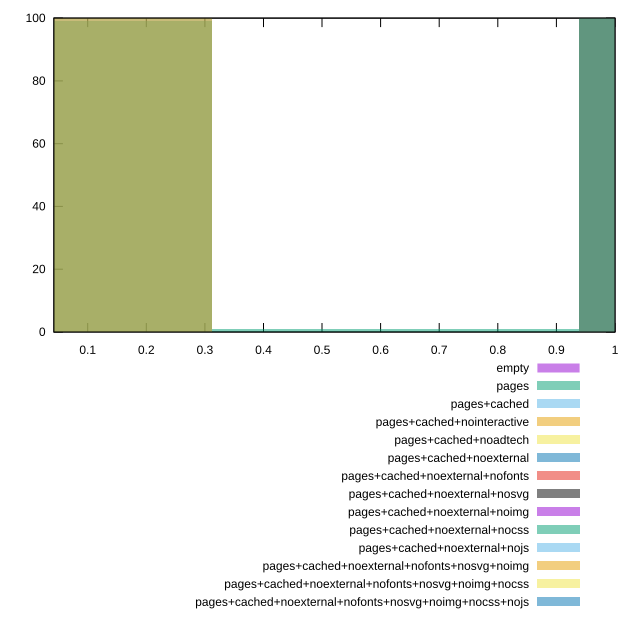

Generate this figure with gnuplot:
reset

$empty <<EOF
1.2515074642951374 100
EOF

$pages <<EOF
0 99
0.6257537321475687 1
EOF

$pagesCached <<EOF
0 100
EOF

$pagesCachedNointeractive <<EOF
0 100
EOF

$pagesCachedNoadtech <<EOF
1.2515074642951374 100
EOF

$pagesCachedNoexternal <<EOF
1.2515074642951374 100
EOF

$pagesCachedNoexternalNofonts <<EOF
1.2515074642951374 100
EOF

$pagesCachedNoexternalNosvg <<EOF
1.2515074642951374 100
EOF

$pagesCachedNoexternalNoimg <<EOF
1.2515074642951374 100
EOF

$pagesCachedNoexternalNocss <<EOF
1.2515074642951374 100
EOF

$pagesCachedNoexternalNojs <<EOF
1.2515074642951374 100
EOF

$pagesCachedNoexternalNofontsNosvgNoimg <<EOF
1.2515074642951374 100
EOF

$pagesCachedNoexternalNofontsNosvgNoimgNocss <<EOF
1.2515074642951374 100
EOF

$pagesCachedNoexternalNofontsNosvgNoimgNocssNojs <<EOF
1.2515074642951374 100
EOF

set key outside below
set boxwidth 0.6257537321475687
set xrange [0.04235294117647059:1]
set yrange [0:100]
set style fill transparent solid 0.5 noborder
set terminal svg size 640, 620 enhanced background rgb 'white'
set output "report_00007_2020-12-11T15:55:29.892Z/unused-javascript/comparison/histogram/all_score.svg"

plot $empty title "empty" with boxes, \
     $pages title "pages" with boxes, \
     $pagesCached title "pages+cached" with boxes, \
     $pagesCachedNointeractive title "pages+cached+nointeractive" with boxes, \
     $pagesCachedNoadtech title "pages+cached+noadtech" with boxes, \
     $pagesCachedNoexternal title "pages+cached+noexternal" with boxes, \
     $pagesCachedNoexternalNofonts title "pages+cached+noexternal+nofonts" with boxes, \
     $pagesCachedNoexternalNosvg title "pages+cached+noexternal+nosvg" with boxes, \
     $pagesCachedNoexternalNoimg title "pages+cached+noexternal+noimg" with boxes, \
     $pagesCachedNoexternalNocss title "pages+cached+noexternal+nocss" with boxes, \
     $pagesCachedNoexternalNojs title "pages+cached+noexternal+nojs" with boxes, \
     $pagesCachedNoexternalNofontsNosvgNoimg title "pages+cached+noexternal+nofonts+nosvg+noimg" with boxes, \
     $pagesCachedNoexternalNofontsNosvgNoimgNocss title "pages+cached+noexternal+nofonts+nosvg+noimg+nocss" with boxes, \
     $pagesCachedNoexternalNofontsNosvgNoimgNocssNojs title "pages+cached+noexternal+nofonts+nosvg+noimg+nocss+nojs" with boxes

reset
